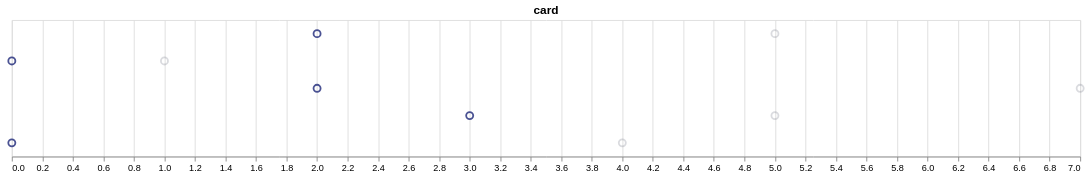

Express this chart as Vega-Lite.
### Vega specification from a JSON file in a GitHub repository (floating-point values rounded to 4 significant figures; data arrays with more than 128 entries replaced by an {"elided": "..."} marker saying what was removed)
{"$schema": "https://vega.github.io/schema/vega/v5.json", "autosize": {"type": "fit-x", "contains": "padding"}, "background": "white", "padding": 5, "height": 150, "title": {"text": "card", "frame": "group"}, "style": "cell", "data": [{"name": "selector008_store", "values": [{"unit": "", "fields": [{"type": "E", "field": "Team"}], "values": ["FC Barcelona"]}]}, {"name": "data-b56e530d082aa065f5141235d9475233", "values": {"elided": "200 records"}}, {"name": "data_0", "source": "data-b56e530d082aa065f5141235d9475233", "transform": [{"type": "filter", "expr": "!(length(data(\"selector008_store\"))) || (vlSelectionTest(\"selector008_store\", datum))"}, {"type": "formula", "expr": "datum.team_name == selector008.Team ? datum.team_name : 'Other'", "as": "team"}, {"type": "formula", "expr": "datum.team_name == selector008.Team ? 1 : 0.8", "as": "opacity"}, {"type": "filter", "expr": "isValid(datum[\"opacity\"]) && isFinite(+datum[\"opacity\"]) && isValid(datum[\"value\"]) && isFinite(+datum[\"value\"])"}]}], "signals": [{"name": "width", "init": "isFinite(containerSize()[0]) ? containerSize()[0] : 400", "on": [{"update": "isFinite(containerSize()[0]) ? containerSize()[0] : 400", "events": "window:resize"}]}, {"name": "unit", "value": {}, "on": [{"events": "mousemove", "update": "isTuple(group()) ? group() : unit"}]}, {"name": "selector008_Team", "init": "\"FC Barcelona\"", "bind": {"input": "select", "options": ["Valencia CF", "RCD Mallorca", "CA Osasuna", "Villarreal CF", "RC Deportivo de La Coruña", "Real Madrid CF", "CD Numancia", "FC Barcelona", "Racing Santander", "Sevilla FC", "Real Sporting de Gijón", "Getafe CF", "Real Betis Balompié", "RC Recreativo", "RCD Espanyol", "Real Valladolid", "Athletic Club de Bilbao", "UD Almería", "Atlético Madrid", "Málaga CF", "Xerez Club Deportivo", "Real Zaragoza", "CD Tenerife", "Hércules Club de Fútbol", "Levante UD", "Real Sociedad", "Granada CF", "Rayo Vallecano", "RC Celta de Vigo", "Elche CF", "SD Eibar", "Córdoba CF", "UD Las Palmas"], "name": "Team A"}}, {"name": "selector008", "update": "vlSelectionResolve(\"selector008_store\", \"union\")"}, {"name": "selector008_tuple", "update": "selector008_Team !== null ? {fields: selector008_tuple_fields, values: [selector008_Team]} : null"}, {"name": "selector008_tuple_fields", "value": [{"type": "E", "field": "Team"}]}, {"name": "selector008_modify", "on": [{"events": {"signal": "selector008_tuple"}, "update": "modify(\"selector008_store\", selector008_tuple, true)"}]}], "marks": [{"name": "marks", "type": "symbol", "style": ["point"], "interactive": true, "from": {"data": "data_0"}, "encode": {"update": {"opacity": {"scale": "opacity", "field": "opacity"}, "size": {"value": 60}, "fill": {"value": "transparent"}, "stroke": {"scale": "color", "field": "team"}, "tooltip": {"signal": "{\"team_name\": ''+datum[\"team_name\"], \"value\": format(datum[\"value\"], \"\")}"}, "x": {"scale": "x", "field": "value"}, "y": {"scale": "y", "field": "Oponent"}}}}], "scales": [{"name": "x", "type": "linear", "domain": {"data": "data_0", "field": "value"}, "range": [0, {"signal": "width"}], "zero": true, "nice": true}, {"name": "y", "type": "point", "domain": {"data": "data_0", "field": "Oponent", "sort": true}, "range": [0, {"signal": "height"}], "padding": 0.5}, {"name": "color", "type": "ordinal", "domain": {"data": "data_0", "field": "team", "sort": true}, "range": ["#1D2778", "#858796"]}, {"name": "opacity", "type": "linear", "domain": {"data": "data_0", "field": "opacity"}, "range": [0.3, 0.8], "zero": false}], "axes": [{"scale": "x", "orient": "bottom", "grid": true, "gridScale": "y", "tickCount": {"signal": "ceil(width/40)"}, "domain": false, "labels": false, "maxExtent": 0, "minExtent": 0, "ticks": false, "zindex": 0}, {"scale": "x", "orient": "bottom", "grid": false, "labelFlush": true, "labelOverlap": true, "tickCount": {"signal": "ceil(width/40)"}, "zindex": 0}]}
